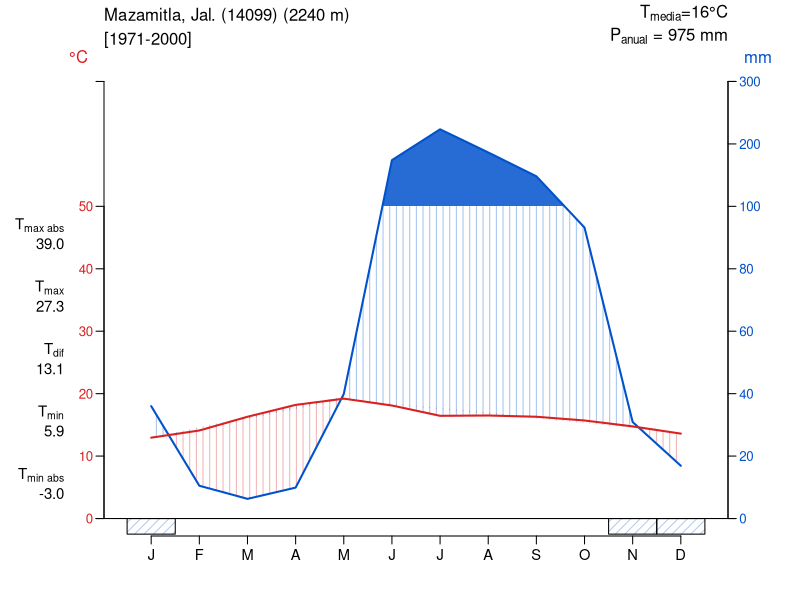

The R source for this figure:
## ---- chunk 1
nombre <- "Mazamitla, Jal. (14099)"
periodo <- "1971-2000"
elevacion <- 2240

prec <- c(36,10.5,6.3,9.9,39.9,174,223.4,186.3,148.1,93.2,30.9,16.9)
tmin <- c(5.9,6.5,8.2,9.9,11.1,12,11.6,11.6,11.4,9.8,8.3,7.1)
tmax <- c(20,21.7,24.4,26.5,27.3,24.2,21.3,21.4,21.2,21.6,21.2,20.1)
tminabs <- c(-3,1,1,1,2,5,6,6,4,2,0,-3)
tmaxabs <- c(28,30,34,39,36,35,29,28,29,29.5,28,28)

meses <- c("J", "F", "M", "A", "M", "J", "J", "A", "S", "O", "N", "D")
## ---- chunk 2
# --- 2. Cálculos generales ---
tmedia <- (tmax + tmin)/2
tdif <- (tmax - tmin)
tdif_prom <- round(mean(tdif), 1)
temp_prom <- round(mean(tmedia), 1)
prec_anual <- round(sum(prec), 0)
max_tmax <- max(tmax)
min_tmin <- min(tmin)

# --- 2. Escala Gaussen-Walter e Interpolación Densa ---
# Transformación de precipitación a escala de temperatura:
# 0 a 100 mm -> 0 a 50°C (relación 2:1)
# > 100 mm -> escala reducida (10 mm extra = 2°C)
p_escala <- ifelse(prec <= 100, prec / 2, 50 + (prec - 100) / 10)

# Secuancias de valores para los poligonos de relleno
xd <- seq(1, 12, length.out = 500)
td <- approx(1:12, tmedia, xout = xd)$y
pd <- approx(1:12, p_escala, xout = xd)$y
## ---- chunk 3
# --- 3. Configuración del Gráfico ---
par(mar = c(4, 6.5, 4, 4.5), mgp = c(2.5, 0.7, 0), cex=0.8)

plot(1:12, tmedia, type = "n", xlim = c(0.5, 12.5), ylim = c(0, max(c(p_escala, 70))),
     axes = FALSE, xlab = "", ylab = "")

# Colores semitransparentes
col_arido  <- adjustcolor("#D92121", alpha.f = 0.35) # Rojo semitransparente (Árido)
col_humedo <- adjustcolor("#0052CC", alpha.f = 0.35) # Azul semitransparente (Húmedo)
col_super  <- adjustcolor("#0052CC", alpha.f = 0.85) # Azul intesificado (Superhúmedo)

# --- 4. Relleno Uniforme de Áreas ---
# A) Período árido (T > P)
m_arid <- td >= pd
polygon(c(xd[m_arid], rev(xd[m_arid])), 
        c(td[m_arid], rev(pd[m_arid])), 
        col = col_arido, border = NA,
        density = 15, angle = 90)

# B) Período húmedo (P > T, hasta 100 mm / 50°C)
m_humid <- pd >= td
p_lim <- pmin(pd, 50)
polygon(c(xd[m_humid], rev(xd[m_humid])), 
        c(p_lim[m_humid], rev(td[m_humid])), 
        col = col_humedo, border = NA,
        density = 15, angle = 90)

# C) Período superhúmedo (> 100 mm / 50°C)
m_super <- pd >= 50
polygon(c(xd[m_super], rev(xd[m_super])), 
        c(pd[m_super], rep(50, sum(m_super))), 
        col = col_super, border = NA)

# --- 5. Rectángulos de Heladas bajo el eje horizontal ---
for (i in 1:12) {
  if (tmin[i] <= 0) {
    # Heladas seguras (tmin media < 0 °C): Azul sólido
    rect(xleft = i - 0.5, ybottom = -2.5, xright = i + 0.5, ytop = 0, 
         col = "#0052CC", border = "black", xpd = TRUE)
  } else if (tminabs[i] <= 0) {
    # Heladas probables (tmin absoluta < 0 °C): Azul claro / achurado
    rect(xleft = i - 0.5, ybottom = -2.5, xright = i + 0.5, ytop = 0, 
         col = adjustcolor("#0052CC", alpha.f = 0.3), density = 15, angle = 45, 
         border = "black", xpd = TRUE)
  }
}

# --- 6. Líneas, Ejes y Encabezados ---
#abline(h = 50, col = "black", lwd = 1)
abline(h = 0, col = "black", lwd = 1)
lines(1:12, p_escala, col = "#0052CC", lwd = 2)
lines(1:12, tmedia, col = "#D92121", lwd = 2)

# Ejes
axis(1, at = 1:12, labels = meses, cex.axis = 1.1)
axis(2, at = c(seq(0, 50, 10)), col.axis = "#D92121", las = 1)
axis(4, at = c(seq(0, 50, 10), 60, 70), labels = c(seq(0, 100, 20), 200, 300), col.axis = "#0052CC", las = 1)

# Etiquetas de unidades
mtext("°C", side = 2, at = 74, col = "#D92121", line = 1, las = 1)
mtext("mm", side = 4, at = 74, col = "#0052CC", line = 1, las = 1)

# Marco exterior
axis(2, at = c(0, 70), labels = FALSE)
axis(4, at = c(0, 70), labels = FALSE)

# Títulos y Metadatos
mtext(paste0(nombre, " (", elevacion, " m)"), side = 3, line = 2.5, adj = 0)
mtext(paste0("[",periodo,"]"), side = 3, line = 1, adj = 0)
mtext(substitute(paste("T"["media"],"=", Tmean, "°C"),
                 list(Tmean=temp_prom)),
      side = 3, line = 2.5, adj = 1)
mtext(substitute(paste("P"["anual"]," = ", P, " mm"),
                 list(P=prec_anual)),
      side = 3, line = 1, adj = 1)

# Indicadores laterales Max/Min
## Maximo absoluto
mtext(expression("T"["max"]), side = 2, at = 37, 
      line = 2.5, las = 1, adj = 1, cex = 0.9)
mtext(sprintf("%.1f", max(tmax)), side = 2, at = 34, 
      line = 2.5, las = 1, adj = 1, cex = 0.9)
## Maximo mensual
mtext(expression("T"["min"]), side = 2, at = 17, 
      line = 2.5, las = 1, adj = 1, cex = 0.9)
mtext(sprintf("%.1f", min(tmin)), side = 2, at = 14, 
      line = 2.5, las = 1, adj = 1, cex = 0.9)
## Rango diurno
mtext(expression("T"["dif"]), side = 2, at = 27, 
      line = 2.5, las = 1, adj = 1, cex = 0.9)
mtext(sprintf("%.1f", mean(tdif)), side = 2, at = 24, 
      line = 2.5, las = 1, adj = 1, cex = 0.9)
## Minimo mensual
mtext(expression("T"["max abs"]), side = 2, at = 47, 
      line = 2.5, las = 1, adj = 1, cex = 0.9)
mtext(sprintf("%.1f", max(tmaxabs)), side = 2, at = 44, 
      line = 2.5, las = 1, adj = 1, cex = 0.9)
## Minimo absoluto
mtext(expression("T"["min abs"]), side = 2, at = 7, 
      line = 2.5, las = 1, adj = 1, cex = 0.9)
mtext(sprintf("%.1f", min(tminabs)), side = 2, at = 4, 
      line = 2.5, las = 1, adj = 1, cex = 0.9)
